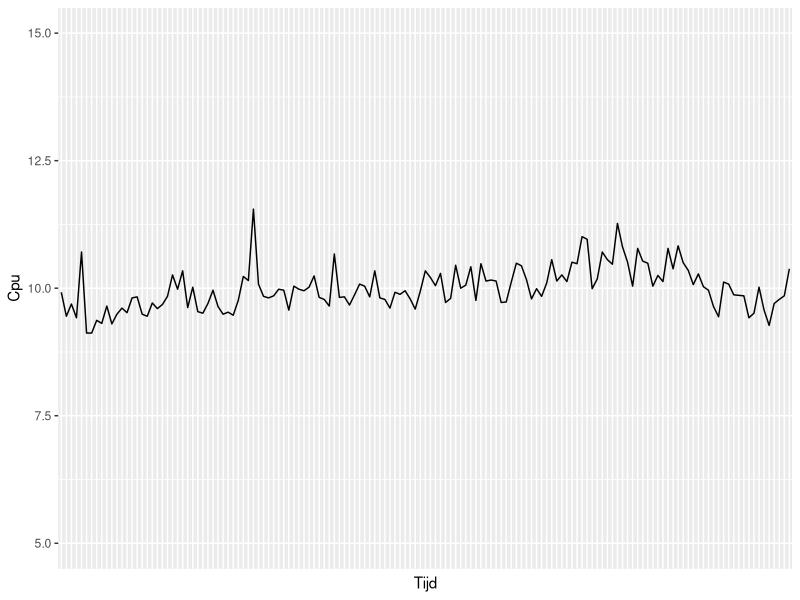

Source code (R):
library(readr)
library(ggplot2)
CPUoverTime <- read_table2("SC1_CpuGebruikDag9.csv", skip = 1)
CPUoverTime <- head(CPUoverTime, - 2)

#CPUoverTime <- CPUoverTime[1:8]
names(CPUoverTime)[names(CPUoverTime) == "00:00:01"] <- "Tijd"
names(CPUoverTime)[names(CPUoverTime) == "%idle"] <- "Cpu"

CPUoverTime[8] <- 100 - CPUoverTime[8]

CPUGraph <- ggplot(CPUoverTime, aes(Tijd,Cpu,group = 1)) + geom_line()

CPUGraph <- CPUGraph + theme(axis.ticks.x = element_blank(), axis.text.x = element_blank())

CPUGraph <- CPUGraph + coord_cartesian(ylim = c(5, 15))

CPUGraph
